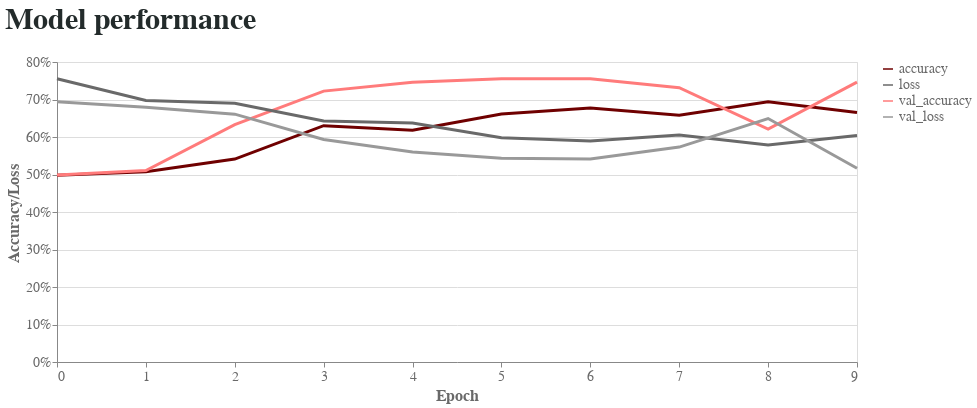

The cell this chart's notebook holds for it:
### Code cell
history_df = pd.DataFrame(history.history).reset_index()
history_df = history_df.rename(columns={'index':'epoch'})
accuracy_df = pd.melt(history_df, id_vars=['epoch'], value_vars=['accuracy', 'val_accuracy'])
loss_df = pd.melt(history_df, id_vars=['epoch'], value_vars=['loss', 'val_loss'])
history_df = pd.melt(history_df, id_vars=['epoch'], value_vars=['accuracy', 'val_accuracy', 'loss', 'val_loss'])

performanceChart = alt.Chart(history_df,title='Model performance').mark_line(size=3).encode(
    x=alt.X('epoch',axis=alt.Axis(title='Epoch', grid=False,tickCount=10)),
    y=alt.Y('value',axis=alt.Axis(title='Accuracy/Loss',format='%')),
    color=alt.Color('variable',scale=alt.Scale(range=['#6f0000','#696969','#ff7b7b','#999999']),
    legend=alt.Legend(title=None,labelFont='Cambria',labelColor='#696969',labelFontSize=14))
    ).properties(
    width=800,
    height=300
    ).configure_title(fontSize=30,color='#232b2b',font='Cambria',anchor='start',offset=20
    ).configure_axis(labelColor='#696969',labelFont='Cambria',labelFontSize=14,titleFont='Cambria',titleFontSize=16,titleColor='#696969'
    )#.configure_legend(labelFontStyle='Cambria',labelFontSize=12)

performanceChart

### Figure 1 — Vega-Lite specification as saved in the notebook (floating-point values rounded to 4 significant figures)
{"config": {"view": {"continuousWidth": 400, "continuousHeight": 300}, "axis": {"labelColor": "#696969", "labelFont": "Cambria", "labelFontSize": 14, "titleColor": "#696969", "titleFont": "Cambria", "titleFontSize": 16}, "title": {"anchor": "start", "color": "#232b2b", "font": "Cambria", "fontSize": 30, "offset": 20}}, "data": {"name": "data-c00601e8ba2c81359edeb08e16483fcf"}, "mark": {"type": "line", "size": 3}, "encoding": {"color": {"type": "nominal", "field": "variable", "legend": {"labelColor": "#696969", "labelFont": "Cambria", "labelFontSize": 14, "title": null}, "scale": {"range": ["#6f0000", "#696969", "#ff7b7b", "#999999"]}}, "x": {"type": "quantitative", "axis": {"grid": false, "tickCount": 10, "title": "Epoch"}, "field": "epoch"}, "y": {"type": "quantitative", "axis": {"format": "%", "title": "Accuracy/Loss"}, "field": "value"}}, "height": 300, "title": "Model performance", "width": 800, "$schema": "https://vega.github.io/schema/vega-lite/v4.8.1.json", "datasets": {"data-c00601e8ba2c81359edeb08e16483fcf": [{"epoch": 0, "variable": "accuracy", "value": 0.4979}, {"epoch": 1, "variable": "accuracy", "value": 0.5073}, {"epoch": 2, "variable": "accuracy", "value": 0.5412}, {"epoch": 3, "variable": "accuracy", "value": 0.6301}, {"epoch": 4, "variable": "accuracy", "value": 0.6181}, {"epoch": 5, "variable": "accuracy", "value": 0.6614}, {"epoch": 6, "variable": "accuracy", "value": 0.6771}, {"epoch": 7, "variable": "accuracy", "value": 0.6581}, {"epoch": 8, "variable": "accuracy", "value": 0.6939}, {"epoch": 9, "variable": "accuracy", "value": 0.6652}, {"epoch": 0, "variable": "val_accuracy", "value": 0.4985}, {"epoch": 1, "variable": "val_accuracy", "value": 0.5104}, {"epoch": 2, "variable": "val_accuracy", "value": 0.6328}, {"epoch": 3, "variable": "val_accuracy", "value": 0.7224}, {"epoch": 4, "variable": "val_accuracy", "value": 0.7463}, {"epoch": 5, "variable": "val_accuracy", "value": 0.7552}, {"epoch": 6, "variable": "val_accuracy", "value": 0.7552}, {"epoch": 7, "variable": "val_accuracy", "value": 0.7313}, {"epoch": 8, "variable": "val_accuracy", "value": 0.6209}, {"epoch": 9, "variable": "val_accuracy", "value": 0.7463}, {"epoch": 0, "variable": "loss", "value": 0.7555}, {"epoch": 1, "variable": "loss", "value": 0.6972}, {"epoch": 2, "variable": "loss", "value": 0.6901}, {"epoch": 3, "variable": "loss", "value": 0.6427}, {"epoch": 4, "variable": "loss", "value": 0.6373}, {"epoch": 5, "variable": "loss", "value": 0.5982}, {"epoch": 6, "variable": "loss", "value": 0.5895}, {"epoch": 7, "variable": "loss", "value": 0.6052}, {"epoch": 8, "variable": "loss", "value": 0.5787}, {"epoch": 9, "variable": "loss", "value": 0.6042}, {"epoch": 0, "variable": "val_loss", "value": 0.6943}, {"epoch": 1, "variable": "val_loss", "value": 0.6792}, {"epoch": 2, "variable": "val_loss", "value": 0.6609}, {"epoch": 3, "variable": "val_loss", "value": 0.5932}, {"epoch": 4, "variable": "val_loss", "value": 0.5599}, {"epoch": 5, "variable": "val_loss", "value": 0.5435}, {"epoch": 6, "variable": "val_loss", "value": 0.5412}, {"epoch": 7, "variable": "val_loss", "value": 0.5731}, {"epoch": 8, "variable": "val_loss", "value": 0.6492}, {"epoch": 9, "variable": "val_loss", "value": 0.5166}]}}
